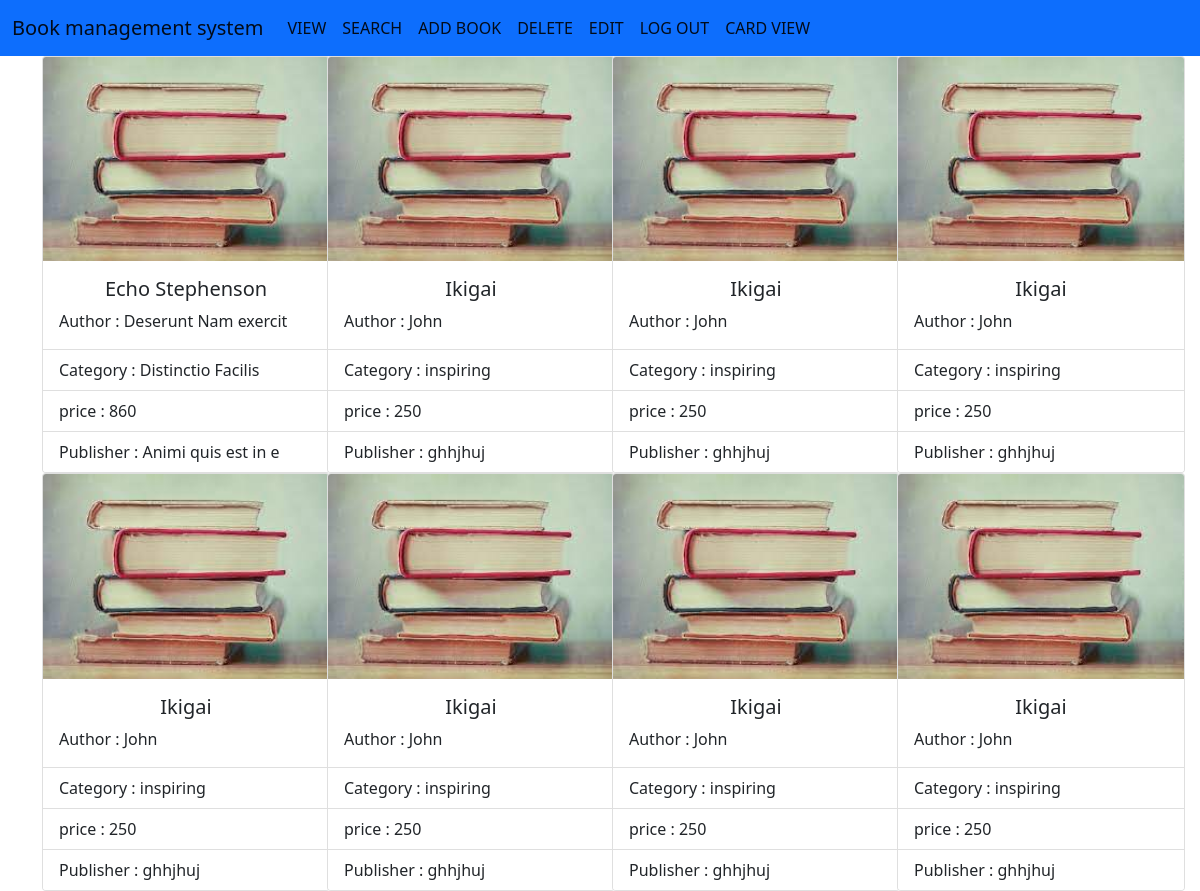
Screenshot of /cardview with the database file from the repository.
### tables this page shows
CREATE TABLE BOOKS(
    ID INTEGER PRIMARY KEY AUTOINCREMENT,
    BOOKNAME TEXT,
    AUTHOR TEXT,
    CATEGORY TEXT,
    PRICE TEXT,
    PUBLISHER TEXT);

### main.py (the view)
@app1.route("/cardview")
def cardview():
    cur3 = con.cursor()
    cur3.execute("SELECT * FROM BOOKS")
    res6 = cur3.fetchall()
    return render_template("cardview.html", books3=res6)

### templates/cardview.html (shortened to what this page needs)
{% extends "base.html" %}
{% block content %}
<div class="container">
    <div class="row">
        {% for i in books3 %}
        <div class="col col-12 col-sm-6 col-md-4 col-lg-3 col-xl-3 col-xxl-3">
            <div class="card" style="width: 18rem;">
                <img class="card-img-top" alt="...">
                <div class="card-body">
                  <h5 class="card-title"><center>{{i[1]}}</center></h5>
                  <p class="card-text">Author : {{i[2]}}</p>
                </div>
                <ul class="list-group list-group-flush">
                  <li class="list-group-item">Category : {{i[3]}}</li>
                  <li class="list-group-item">price : {{i[4]}}</li>
                  <li class="list-group-item">Publisher : {{i[5]}}</li>
                </ul>
              </div>
        </div>
        {% endfor %}
    </div>
</div>
{% endblock %}

### templates/base.html (shortened to what this page needs)
<!DOCTYPE html>
<html lang="en">
<head>
    <link href="https://cdn.jsdelivr.net/npm/bootstrap@5.1.3/dist/css/bootstrap.min.css" rel="stylesheet">
</head>
<body>
    <nav class="navbar navbar-expand-lg navbar-light bg-primary">
        <div class="container-fluid">
          <a class="navbar-brand" href="#">Book management system</a>
          <div class="collapse navbar-collapse" id="navbarNav">
            <ul class="navbar-nav">
              <li class="nav-item">
                <a class="nav-link active"  href="/viewall">VIEW</a>
              </li>
              <li class="nav-item">
                <a class="nav-link active" href="/search">SEARCH</a>
              </li>
              <li class="nav-item">
                <a class="nav-link active" href="/bookentry">ADD BOOK</a>
              </li>
              <li class="nav-item">
                <a class="nav-link active" href ="/delete">DELETE</a>
              </li>
              <li class="nav-item">
                <a class="nav-link active" href ="/edit">EDIT</a>
              </li>
              <li class="nav-item">
                <a class="nav-link active" href="/">LOG OUT</a>
              </li>
                <li class="nav-item">
                <a class="nav-link active" href="/cardview">CARD VIEW</a>
              </li>
            </ul>
          </div>
        </div>
      </nav>
      {% block content %}
      {% endblock %}
</body>
</html>

### templates/base.html (style rules this page uses)
body { background-image: url('https://www.teahub.io/photos/full/44-445652_1920x1080-wallpaper-single-one-colour-solid-color-dark.jpg'); background-repeat: no-repeat; background-attachment: fixed; background-size: cover; background-size: 100% 100%; }

### templates/cardview.html (style rules this page uses)
body { background-image: url('https://www.teahub.io/photos/full/44-445652_1920x1080-wallpaper-single-one-colour-solid-color-dark.jpg'); background-repeat: no-repeat; background-attachment: fixed; background-size: cover; background-size: 100% 100%; }

### rows the page displays
BOOKS: BOOKNAME "Echo Stephenson", AUTHOR "Deserunt Nam exercit", CATEGORY "Distinctio Facilis", PRICE "860", PUBLISHER "Animi quis est in e"
BOOKS: BOOKNAME "Ikigai", AUTHOR "John", CATEGORY "inspiring", PRICE "250", PUBLISHER "ghhjhuj"
BOOKS: BOOKNAME "Ikigai", AUTHOR "John", CATEGORY "inspiring", PRICE "250", PUBLISHER "ghhjhuj"
BOOKS: BOOKNAME "Ikigai", AUTHOR "John", CATEGORY "inspiring", PRICE "250", PUBLISHER "ghhjhuj"
BOOKS: BOOKNAME "Ikigai", AUTHOR "John", CATEGORY "inspiring", PRICE "250", PUBLISHER "ghhjhuj"
BOOKS: BOOKNAME "Ikigai", AUTHOR "John", CATEGORY "inspiring", PRICE "250", PUBLISHER "ghhjhuj"
BOOKS: BOOKNAME "Ikigai", AUTHOR "John", CATEGORY "inspiring", PRICE "250", PUBLISHER "ghhjhuj"
BOOKS: BOOKNAME "Ikigai", AUTHOR "John", CATEGORY "inspiring", PRICE "250", PUBLISHER "ghhjhuj"
